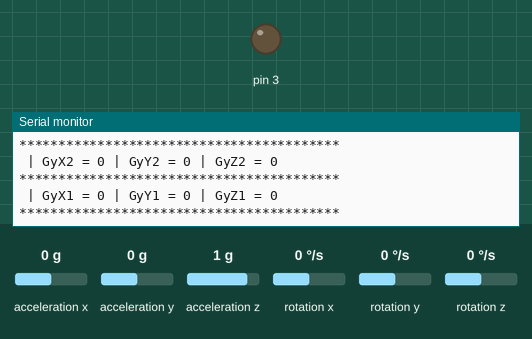
The sketch below on a simulated Arduino Uno, built with avr-gcc and run on an emulated ATmega328P. Parts: output pins drawn as LEDs (lit = HIGH), the last lines printed to the serial monitor. Wiring (inferred from the names in the program): MPU-6050 motion sensor at I2C address 0x68; MPU-6050 motion sensor at I2C address 0x69. The inputs (shaded band) are chosen by the test bench; at power-on: rotation x 0 °/s, rotation y 0 °/s, acceleration x 0 g, acceleration y 0 g, acceleration z 1 g, rotation z 0 °/s.

Above: at 1.2 s.
1.3 s: rotation x set to -192 °/s
At 1.32 s:
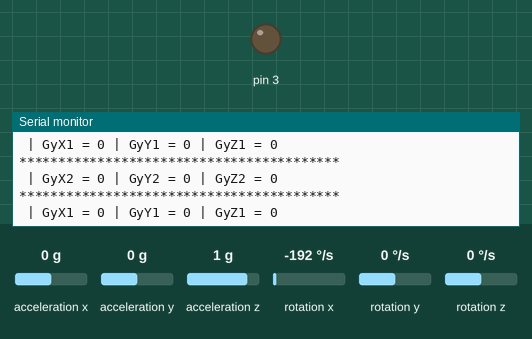
4.3 s: rotation y set to -192 °/s
At 4.47 s:
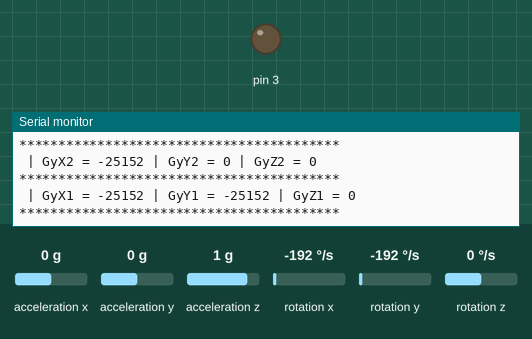

Measured:
- after the input at 4.3 s, the serial monitor: prints a new line after 0.10 s (image 2)

The sketch:

FINALimu.ino.ino
```cpp
#include<Wire.h>
const int MPU2=0x69,MPU1=0x68;
int16_t AcX1,AcY1,AcZ1,Tmp1,GyX1,GyY1,GyZ1;
int16_t AcX2,AcY2,AcZ2,Tmp2,GyX2,GyY2,GyZ2;
bool post;
int count;
//-------------------------------------------------\setup loop\------------------------------------------------------------
 void setup(){
      pinMode(3,OUTPUT);
      //pinMode(5,OUTPUT);
      count=0;
      post=true;
      Wire.begin();
      Wire.beginTransmission(MPU1);
      Wire.write(0x6B);// PWR_MGMT_1 register
      Wire.write(0); // set to zero (wakes up the MPU-6050)
      Wire.endTransmission(true);Wire.begin();
      Wire.beginTransmission(MPU2);
      Wire.write(0x6B);// PWR_MGMT_1 register
      Wire.write(0); // set to zero (wakes up the MPU-6050)
      Wire.endTransmission(true);
      Serial.begin(9600);
     }

//---------------------------------------------------\void loop\------------------------------------------------------------
 void loop(){

      //get values for first mpu having address of 0x68
      GetMpuValue1(MPU1);
      GetMpuValue2(MPU2);
      if((GyZ1-GyZ2)>400 || (GyZ1-GyZ2)<-400 )// ||((GyY1-GyY2)100 || (GyY1-GyY2)>-100 ) || ((GyZ1-GyZ2)>100 || (GyZ1-GyZ2)>-100 ))
      { post=false;
        delay(15000);
        GetMpuValue1(MPU1);
        GetMpuValue2(MPU2);
        if((GyZ1-GyZ2)>400 || (GyZ1-GyZ2)<-400 )//||((GyY1-GyY2)>100 || (GyY1-GyY2)>-100 ) || ((GyZ1-GyZ2)>100 || (GyZ1-GyZ2)>-100 ))
        {
          while(post==false)
          {
            vibrate();
           GetMpuValue1(MPU1);
           GetMpuValue2(MPU2);
           if((GyZ1-GyZ2)>400 || (GyZ1-GyZ2)<-400)//||((GyY1-GyY2)>100 || (GyY1-GyY2)>-100 ) || ((GyZ1-GyZ2)>100 || (GyZ1-GyZ2)>-100 ))
           {
            post=false;
            }
           else
           {
            post=true;
            break;
            }
          }
          }
      }
    }

//----------------------------------------------\user defined functions\--------------------------------------------------


 void GetMpuValue1(const int MPU){

      Wire.beginTransmission(MPU);
      Wire.write(0x3B); // starting with register 0x3B (ACCEL_XOUT_H)
      Wire.endTransmission(false);
      Wire.requestFrom(MPU, 14, true); // request a total of 14 registers
      AcX1=Wire.read()<<8| Wire.read(); // 0x3B (ACCEL_XOUT_H) & 0x3C (ACCEL_XOUT_L)
      AcY1=Wire.read()<<8|  Wire.read(); // 0x3D (ACCEL_YOUT_H) & 0x3E (ACCEL_YOUT_L)
      AcZ1=Wire.read()<<8| Wire.read(); // 0x3F (ACCEL_ZOUT_H) & 0x40 (ACCEL_ZOUT_L)
      Tmp1=Wire.read()<<8| Wire.read(); // 0x41 (TEMP_OUT_H) & 0x42 (TEMP_OUT_L)
      GyX1=Wire.read()<<8| Wire.read(); // 0x43 (GYRO_XOUT_H) & 0x44 (GYRO_XOUT_L)
      GyY1=Wire.read()<<8| Wire.read(); // 0x45 (GYRO_YOUT_H) & 0x46 (GYRO_YOUT_L)
      GyZ1=Wire.read()<<8| Wire.read(); // 0x47 (GYRO_ZOUT_H) & 0x48 (GYRO_ZOUT_L)
      /*Serial.print("AcX = ");
      Serial.print(AcX1);
      Serial.print(" | AcY = ");
      Serial.print(AcY1);
      Serial.print(" | AcZ = ");
      Serial.print(AcZ1); */
      Serial.print(" | GyX1 = ");
      Serial.print(GyX1);
      Serial.print(" | GyY1 = ");
      Serial.print(GyY1);
      Serial.print(" | GyZ1 = ");
      Serial.println(GyZ1);
      Serial.print("\n*****************************************\n");
     }


 void GetMpuValue2(const int MPU){

      Wire.beginTransmission(MPU);
      Wire.write(0x3B); // starting with register 0x3B (ACCEL_XOUT_H)
      Wire.endTransmission(false);
      Wire.requestFrom(MPU, 14, true); // request a total of 14 registers
      AcX2=Wire.read()<<8| Wire.read(); // 0x3B (ACCEL_XOUT_H) & 0x3C (ACCEL_XOUT_L)
      AcY2=Wire.read()<<8|  Wire.read(); // 0x3D (ACCEL_YOUT_H) & 0x3E (ACCEL_YOUT_L)
      AcZ2=Wire.read()<<8| Wire.read(); // 0x3F (ACCEL_ZOUT_H) & 0x40 (ACCEL_ZOUT_L)
      Tmp2=Wire.read()<<8| Wire.read(); // 0x41 (TEMP_OUT_H) & 0x42 (TEMP_OUT_L)
      GyX2=Wire.read()<<8| Wire.read(); // 0x43 (GYRO_XOUT_H) & 0x44 (GYRO_XOUT_L)
      GyY2=Wire.read()<<8| Wire.read(); // 0x45 (GYRO_YOUT_H) & 0x46 (GYRO_YOUT_L)
      GyZ2=Wire.read()<<8| Wire.read(); // 0x47 (GYRO_ZOUT_H) & 0x48 (GYRO_ZOUT_L)
     /* Serial.print("AcX = ");
      Serial.print(AcX2);
      Serial.print(" | AcY = ");
      Serial.print(AcY2);
      Serial.print(" | AcZ = ");
      Serial.print(AcZ2);  */
      Serial.print(" | GyX2 = ");
      Serial.print(GyX2);
      Serial.print(" | GyY2 = ");
      Serial.print(GyY2);
      Serial.print(" | GyZ2 = ");
      Serial.println(GyZ2);
      Serial.print("\n*****************************************\n");

     }
 void vibrate()
 {
  Serial.print("\n OH NO!!! Wrong Posture");
 analogWrite(3,155);
  //analogWrite(5,155);
  delay(2000);
  analogWrite(3,0);
  //analogWrite(5,0);
  delay(2000);
 }
```
